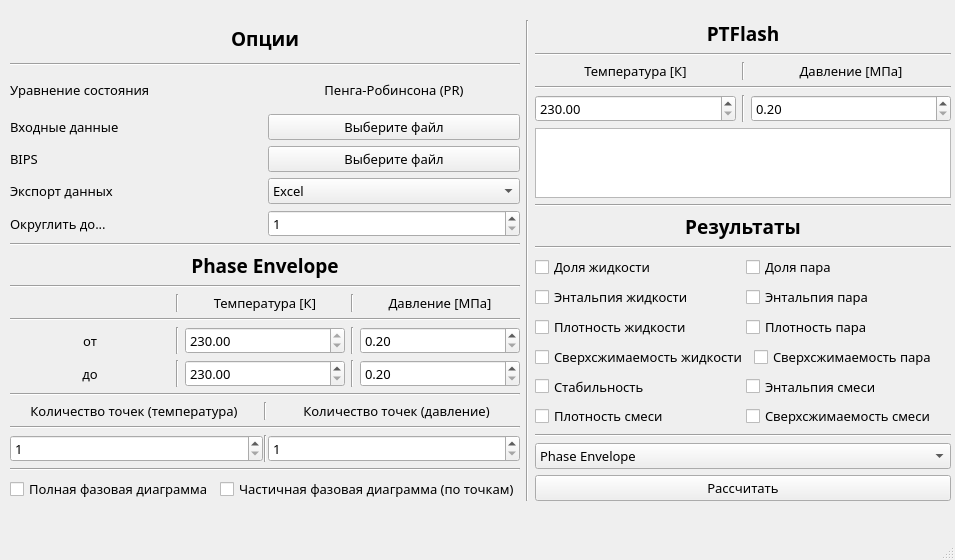
<?xml version="1.0" encoding="UTF-8"?>
<ui version="4.0">
 <class>MainWindow</class>
 <widget class="QMainWindow" name="MainWindow">
  <property name="windowModality">
   <enum>Qt::NonModal</enum>
  </property>
  <property name="geometry">
   <rect>
    <x>0</x>
    <y>0</y>
    <width>955</width>
    <height>560</height>
   </rect>
  </property>
  <property name="minimumSize">
   <size>
    <width>955</width>
    <height>560</height>
   </size>
  </property>
  <property name="maximumSize">
   <size>
    <width>955</width>
    <height>560</height>
   </size>
  </property>
  <property name="font">
   <font>
    <family>Bahnschrift</family>
    <pointsize>10</pointsize>
   </font>
  </property>
  <property name="windowTitle">
   <string>PVT-PR - Моделирование фазового равновесия углеводородных смесей на основе уравнения состояния Пенга-Робинсона</string>
  </property>
  <widget class="QWidget" name="centralwidget">
   <widget class="QWidget" name="layoutWidget">
    <property name="geometry">
     <rect>
      <x>10</x>
      <y>20</y>
      <width>941</width>
      <height>481</height>
     </rect>
    </property>
    <layout class="QHBoxLayout" name="horizontalLayout_14">
     <item>
      <layout class="QVBoxLayout" name="verticalLayout_11">
       <item>
        <layout class="QVBoxLayout" name="verticalLayout_3">
         <item>
          <widget class="QLabel" name="label_7">
           <property name="font">
            <font>
             <family>Bahnschrift</family>
             <pointsize>14</pointsize>
             <bold>true</bold>
            </font>
           </property>
           <property name="text">
            <string>Опции</string>
           </property>
           <property name="alignment">
            <set>Qt::AlignCenter</set>
           </property>
          </widget>
         </item>
         <item>
          <widget class="Line" name="line_20">
           <property name="orientation">
            <enum>Qt::Horizontal</enum>
           </property>
          </widget>
         </item>
         <item>
          <layout class="QHBoxLayout" name="horizontalLayout_6">
           <item>
            <widget class="QLabel" name="label_4">
             <property name="layoutDirection">
              <enum>Qt::LeftToRight</enum>
             </property>
             <property name="text">
              <string>Уравнение состояния</string>
             </property>
            </widget>
           </item>
           <item>
            <widget class="QLabel" name="label_16">
             <property name="text">
              <string>Пенга-Робинсона (PR)</string>
             </property>
             <property name="alignment">
              <set>Qt::AlignCenter</set>
             </property>
            </widget>
           </item>
          </layout>
         </item>
         <item>
          <layout class="QVBoxLayout" name="verticalLayout_2">
           <item>
            <layout class="QHBoxLayout" name="horizontalLayout_3">
             <item>
              <widget class="QLabel" name="label_2">
               <property name="text">
                <string>Входные данные</string>
               </property>
              </widget>
             </item>
             <item>
              <widget class="QPushButton" name="file_button">
               <property name="text">
                <string>Выберите файл</string>
               </property>
               <property name="autoRepeatDelay">
                <number>300</number>
               </property>
              </widget>
             </item>
            </layout>
           </item>
           <item>
            <layout class="QHBoxLayout" name="horizontalLayout_4">
             <item>
              <widget class="QLabel" name="label_3">
               <property name="text">
                <string>BIPS</string>
               </property>
              </widget>
             </item>
             <item>
              <widget class="QPushButton" name="file_BIPS_button">
               <property name="text">
                <string>Выберите файл</string>
               </property>
              </widget>
             </item>
            </layout>
           </item>
          </layout>
         </item>
         <item>
          <layout class="QHBoxLayout" name="horizontalLayout_5">
           <item>
            <widget class="QLabel" name="label">
             <property name="text">
              <string>Экспорт данных</string>
             </property>
            </widget>
           </item>
           <item>
            <widget class="QComboBox" name="export_button">
             <item>
              <property name="text">
               <string>Excel</string>
              </property>
             </item>
             <item>
              <property name="text">
               <string>Без экспорта</string>
              </property>
             </item>
             <item>
              <property name="text">
               <string>Блокнот</string>
              </property>
             </item>
            </widget>
           </item>
          </layout>
         </item>
         <item>
          <layout class="QHBoxLayout" name="horizontalLayout_8">
           <item>
            <widget class="QLabel" name="label_15">
             <property name="text">
              <string>Округлить до...</string>
             </property>
            </widget>
           </item>
           <item>
            <widget class="QSpinBox" name="roundbox">
             <property name="minimum">
              <number>1</number>
             </property>
             <property name="maximum">
              <number>10</number>
             </property>
            </widget>
           </item>
          </layout>
         </item>
        </layout>
       </item>
       <item>
        <layout class="QVBoxLayout" name="verticalLayout_5">
         <item>
          <layout class="QHBoxLayout" name="horizontalLayout_39"/>
         </item>
         <item>
          <layout class="QVBoxLayout" name="verticalLayout">
           <item>
            <widget class="Line" name="line_2">
             <property name="orientation">
              <enum>Qt::Horizontal</enum>
             </property>
            </widget>
           </item>
           <item>
            <widget class="QLabel" name="label_8">
             <property name="font">
              <font>
               <family>Bahnschrift</family>
               <pointsize>14</pointsize>
               <bold>true</bold>
              </font>
             </property>
             <property name="text">
              <string>Phase Envelope</string>
             </property>
             <property name="alignment">
              <set>Qt::AlignCenter</set>
             </property>
            </widget>
           </item>
           <item>
            <widget class="Line" name="line_17">
             <property name="orientation">
              <enum>Qt::Horizontal</enum>
             </property>
            </widget>
           </item>
           <item>
            <layout class="QHBoxLayout" name="horizontalLayout_2">
             <item>
              <widget class="QLabel" name="label_13">
               <property name="text">
                <string/>
               </property>
              </widget>
             </item>
             <item>
              <widget class="Line" name="line_5">
               <property name="orientation">
                <enum>Qt::Vertical</enum>
               </property>
              </widget>
             </item>
             <item>
              <widget class="QLabel" name="temp">
               <property name="text">
                <string>Температура [К]</string>
               </property>
               <property name="alignment">
                <set>Qt::AlignCenter</set>
               </property>
              </widget>
             </item>
             <item>
              <widget class="Line" name="line_4">
               <property name="orientation">
                <enum>Qt::Vertical</enum>
               </property>
              </widget>
             </item>
             <item>
              <widget class="QLabel" name="pressure">
               <property name="text">
                <string>Давление [МПа]</string>
               </property>
               <property name="alignment">
                <set>Qt::AlignCenter</set>
               </property>
              </widget>
             </item>
            </layout>
           </item>
           <item>
            <widget class="Line" name="line_12">
             <property name="orientation">
              <enum>Qt::Horizontal</enum>
             </property>
            </widget>
           </item>
           <item>
            <layout class="QHBoxLayout" name="horizontalLayout_11">
             <item>
              <widget class="QLabel" name="label_5">
               <property name="text">
                <string>от</string>
               </property>
               <property name="alignment">
                <set>Qt::AlignCenter</set>
               </property>
              </widget>
             </item>
             <item>
              <widget class="Line" name="line_6">
               <property name="orientation">
                <enum>Qt::Vertical</enum>
               </property>
              </widget>
             </item>
             <item>
              <widget class="QDoubleSpinBox" name="from_temp">
               <property name="minimum">
                <double>230.000000000000000</double>
               </property>
              </widget>
             </item>
             <item>
              <widget class="Line" name="line_8">
               <property name="orientation">
                <enum>Qt::Vertical</enum>
               </property>
              </widget>
             </item>
             <item>
              <widget class="QDoubleSpinBox" name="from_pres">
               <property name="minimum">
                <double>0.200000000000000</double>
               </property>
              </widget>
             </item>
            </layout>
           </item>
           <item>
            <layout class="QHBoxLayout" name="horizontalLayout">
             <item>
              <widget class="QLabel" name="label_6">
               <property name="text">
                <string>до</string>
               </property>
               <property name="alignment">
                <set>Qt::AlignCenter</set>
               </property>
              </widget>
             </item>
             <item>
              <widget class="Line" name="line_7">
               <property name="orientation">
                <enum>Qt::Vertical</enum>
               </property>
              </widget>
             </item>
             <item>
              <widget class="QDoubleSpinBox" name="to_temp">
               <property name="minimum">
                <double>230.000000000000000</double>
               </property>
               <property name="maximum">
                <double>400.000000000000000</double>
               </property>
              </widget>
             </item>
             <item>
              <widget class="Line" name="line_9">
               <property name="orientation">
                <enum>Qt::Vertical</enum>
               </property>
              </widget>
             </item>
             <item>
              <widget class="QDoubleSpinBox" name="to_pres">
               <property name="minimum">
                <double>0.200000000000000</double>
               </property>
               <property name="maximum">
                <double>61.000000000000000</double>
               </property>
              </widget>
             </item>
            </layout>
           </item>
          </layout>
         </item>
         <item>
          <widget class="Line" name="line_3">
           <property name="orientation">
            <enum>Qt::Horizontal</enum>
           </property>
          </widget>
         </item>
         <item>
          <layout class="QVBoxLayout" name="verticalLayout_4">
           <item>
            <layout class="QHBoxLayout" name="horizontalLayout_9">
             <item>
              <widget class="QLabel" name="step_temp">
               <property name="text">
                <string>Количество точек (температура)</string>
               </property>
               <property name="alignment">
                <set>Qt::AlignCenter</set>
               </property>
              </widget>
             </item>
             <item>
              <widget class="Line" name="line_16">
               <property name="orientation">
                <enum>Qt::Vertical</enum>
               </property>
              </widget>
             </item>
             <item>
              <widget class="QLabel" name="step_pressure">
               <property name="text">
                <string>Количество точек (давление)</string>
               </property>
               <property name="alignment">
                <set>Qt::AlignCenter</set>
               </property>
              </widget>
             </item>
            </layout>
           </item>
           <item>
            <widget class="Line" name="line_11">
             <property name="orientation">
              <enum>Qt::Horizontal</enum>
             </property>
            </widget>
           </item>
           <item>
            <layout class="QHBoxLayout" name="horizontalLayout_10">
             <property name="spacing">
              <number>1</number>
             </property>
             <property name="sizeConstraint">
              <enum>QLayout::SetDefaultConstraint</enum>
             </property>
             <item>
              <widget class="QSpinBox" name="dots_temp">
               <property name="minimum">
                <number>1</number>
               </property>
              </widget>
             </item>
             <item>
              <widget class="Line" name="line_10">
               <property name="orientation">
                <enum>Qt::Vertical</enum>
               </property>
              </widget>
             </item>
             <item>
              <widget class="QSpinBox" name="dots_pres">
               <property name="minimum">
                <number>1</number>
               </property>
              </widget>
             </item>
            </layout>
           </item>
          </layout>
         </item>
         <item>
          <widget class="Line" name="line_13">
           <property name="orientation">
            <enum>Qt::Horizontal</enum>
           </property>
          </widget>
         </item>
         <item>
          <layout class="QHBoxLayout" name="horizontalLayout_19">
           <item>
            <widget class="QCheckBox" name="diag_check_full">
             <property name="layoutDirection">
              <enum>Qt::LeftToRight</enum>
             </property>
             <property name="text">
              <string>Полная фазовая диаграмма</string>
             </property>
             <property name="tristate">
              <bool>false</bool>
             </property>
            </widget>
           </item>
           <item>
            <widget class="QCheckBox" name="diag_check">
             <property name="layoutDirection">
              <enum>Qt::LeftToRight</enum>
             </property>
             <property name="text">
              <string>Частичная фазовая диаграмма (по точкам)</string>
             </property>
             <property name="tristate">
              <bool>false</bool>
             </property>
            </widget>
           </item>
          </layout>
         </item>
        </layout>
       </item>
      </layout>
     </item>
     <item>
      <widget class="Line" name="line">
       <property name="orientation">
        <enum>Qt::Vertical</enum>
       </property>
      </widget>
     </item>
     <item>
      <layout class="QVBoxLayout" name="verticalLayout_10">
       <item>
        <layout class="QVBoxLayout" name="verticalLayout_7">
         <item>
          <widget class="QLabel" name="label_9">
           <property name="font">
            <font>
             <family>Bahnschrift</family>
             <pointsize>14</pointsize>
             <bold>true</bold>
            </font>
           </property>
           <property name="text">
            <string>PTFlash</string>
           </property>
           <property name="alignment">
            <set>Qt::AlignCenter</set>
           </property>
          </widget>
         </item>
         <item>
          <widget class="Line" name="line_19">
           <property name="orientation">
            <enum>Qt::Horizontal</enum>
           </property>
          </widget>
         </item>
         <item>
          <layout class="QVBoxLayout" name="verticalLayout_6">
           <item>
            <layout class="QHBoxLayout" name="horizontalLayout_13">
             <item>
              <widget class="QLabel" name="label_10">
               <property name="text">
                <string>Температура [К]</string>
               </property>
               <property name="alignment">
                <set>Qt::AlignCenter</set>
               </property>
              </widget>
             </item>
             <item>
              <widget class="Line" name="line_22">
               <property name="orientation">
                <enum>Qt::Vertical</enum>
               </property>
              </widget>
             </item>
             <item>
              <widget class="QLabel" name="label_11">
               <property name="text">
                <string>Давление [МПа]</string>
               </property>
               <property name="alignment">
                <set>Qt::AlignCenter</set>
               </property>
              </widget>
             </item>
            </layout>
           </item>
           <item>
            <widget class="Line" name="line_21">
             <property name="orientation">
              <enum>Qt::Horizontal</enum>
             </property>
            </widget>
           </item>
           <item>
            <layout class="QHBoxLayout" name="horizontalLayout_12">
             <item>
              <widget class="QDoubleSpinBox" name="at_temp">
               <property name="minimum">
                <double>230.000000000000000</double>
               </property>
               <property name="maximum">
                <double>394.000000000000000</double>
               </property>
              </widget>
             </item>
             <item>
              <widget class="Line" name="line_23">
               <property name="orientation">
                <enum>Qt::Vertical</enum>
               </property>
              </widget>
             </item>
             <item>
              <widget class="QDoubleSpinBox" name="at_pres">
               <property name="minimum">
                <double>0.200000000000000</double>
               </property>
               <property name="maximum">
                <double>61.000000000000000</double>
               </property>
              </widget>
             </item>
            </layout>
           </item>
          </layout>
         </item>
        </layout>
       </item>
       <item>
        <widget class="QTextBrowser" name="textBrowser"/>
       </item>
       <item>
        <layout class="QVBoxLayout" name="verticalLayout_9">
         <item>
          <widget class="Line" name="line_14">
           <property name="orientation">
            <enum>Qt::Horizontal</enum>
           </property>
          </widget>
         </item>
         <item>
          <widget class="QLabel" name="label_12">
           <property name="font">
            <font>
             <family>Bahnschrift</family>
             <pointsize>14</pointsize>
             <italic>false</italic>
             <bold>true</bold>
            </font>
           </property>
           <property name="text">
            <string>Результаты</string>
           </property>
           <property name="alignment">
            <set>Qt::AlignCenter</set>
           </property>
          </widget>
         </item>
         <item>
          <layout class="QVBoxLayout" name="verticalLayout_12">
           <item>
            <widget class="Line" name="line_18">
             <property name="orientation">
              <enum>Qt::Horizontal</enum>
             </property>
            </widget>
           </item>
           <item>
            <layout class="QHBoxLayout" name="horizontalLayout_17">
             <item>
              <widget class="QCheckBox" name="l_check">
               <property name="text">
                <string>Доля жидкости</string>
               </property>
              </widget>
             </item>
             <item>
              <widget class="QCheckBox" name="w_check">
               <property name="text">
                <string>Доля пара</string>
               </property>
              </widget>
             </item>
            </layout>
           </item>
           <item>
            <layout class="QHBoxLayout" name="horizontalLayout_33">
             <item>
              <widget class="QCheckBox" name="l_ent">
               <property name="text">
                <string>Энтальпия жидкости</string>
               </property>
              </widget>
             </item>
             <item>
              <widget class="QCheckBox" name="w_ent">
               <property name="text">
                <string>Энтальпия пара</string>
               </property>
              </widget>
             </item>
            </layout>
           </item>
           <item>
            <layout class="QHBoxLayout" name="horizontalLayout_35">
             <item>
              <widget class="QCheckBox" name="l_dens">
               <property name="text">
                <string>Плотность жидкости</string>
               </property>
              </widget>
             </item>
             <item>
              <widget class="QCheckBox" name="w_dens">
               <property name="text">
                <string>Плотность пара</string>
               </property>
              </widget>
             </item>
            </layout>
           </item>
           <item>
            <layout class="QHBoxLayout" name="horizontalLayout_36">
             <item>
              <widget class="QCheckBox" name="l_z">
               <property name="text">
                <string>Сверхсжимаемость жидкости</string>
               </property>
              </widget>
             </item>
             <item>
              <widget class="QCheckBox" name="w_z">
               <property name="text">
                <string>Сверхсжимаемость пара</string>
               </property>
              </widget>
             </item>
            </layout>
           </item>
           <item>
            <layout class="QHBoxLayout" name="horizontalLayout_34">
             <item>
              <widget class="QCheckBox" name="s_stable">
               <property name="text">
                <string>Стабильность</string>
               </property>
              </widget>
             </item>
             <item>
              <widget class="QCheckBox" name="s_ent">
               <property name="text">
                <string>Энтальпия смеси</string>
               </property>
              </widget>
             </item>
            </layout>
           </item>
           <item>
            <layout class="QHBoxLayout" name="horizontalLayout_18">
             <item>
              <widget class="QCheckBox" name="s_density">
               <property name="text">
                <string>Плотность смеси</string>
               </property>
              </widget>
             </item>
             <item>
              <widget class="QCheckBox" name="s_z">
               <property name="text">
                <string>Сверхсжимаемость смеси</string>
               </property>
              </widget>
             </item>
            </layout>
           </item>
          </layout>
         </item>
         <item>
          <widget class="Line" name="line_15">
           <property name="orientation">
            <enum>Qt::Horizontal</enum>
           </property>
          </widget>
         </item>
         <item>
          <layout class="QVBoxLayout" name="verticalLayout_8">
           <item>
            <widget class="QComboBox" name="calcul_type">
             <item>
              <property name="text">
               <string>Phase Envelope</string>
              </property>
             </item>
             <item>
              <property name="text">
               <string>PTFlash</string>
              </property>
             </item>
            </widget>
           </item>
           <item>
            <widget class="QPushButton" name="calculate_button">
             <property name="text">
              <string>Рассчитать</string>
             </property>
            </widget>
           </item>
          </layout>
         </item>
        </layout>
       </item>
      </layout>
     </item>
    </layout>
   </widget>
  </widget>
  <widget class="QMenuBar" name="menubar">
   <property name="geometry">
    <rect>
     <x>0</x>
     <y>0</y>
     <width>955</width>
     <height>19</height>
    </rect>
   </property>
  </widget>
  <widget class="QStatusBar" name="statusbar"/>
 </widget>
 <resources/>
 <connections/>
</ui>
